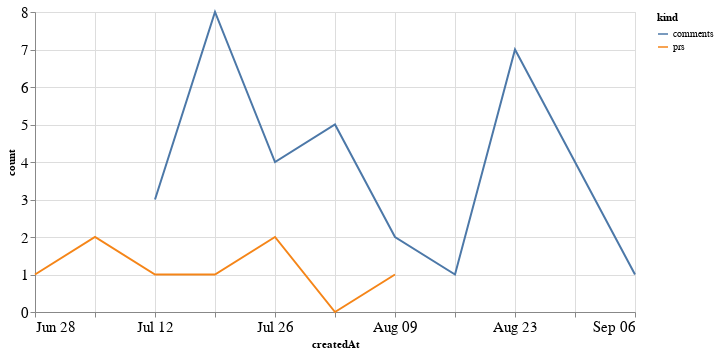

Notebook code for this chart:
### Code cell
alt.Chart(total_time, width=600).mark_line().encode(
    x='createdAt',
    y='count',
    color='kind'
)

### Figure 1 — Vega-Lite specification as saved in the notebook (floating-point values rounded to 4 significant figures)
{"config": {"axisLeft": {"labelFontSize": 15}, "axisBottom": {"labelFontSize": 15}}, "data": {"name": "data-0738b9713b8f80394a011e915e15ba82"}, "mark": "line", "encoding": {"color": {"type": "nominal", "field": "kind"}, "x": {"type": "temporal", "field": "createdAt"}, "y": {"type": "quantitative", "field": "count"}}, "width": 600, "$schema": "https://vega.github.io/schema/vega-lite/v4.8.1.json", "datasets": {"data-0738b9713b8f80394a011e915e15ba82": [{"createdAt": "2020-06-28T00:00:00", "kind": "prs", "count": 1.0}, {"createdAt": "2020-07-05T00:00:00", "kind": "prs", "count": 2.0}, {"createdAt": "2020-07-12T00:00:00", "kind": "prs", "count": 1.0}, {"createdAt": "2020-07-19T00:00:00", "kind": "prs", "count": 1.0}, {"createdAt": "2020-07-26T00:00:00", "kind": "prs", "count": 2.0}, {"createdAt": "2020-08-02T00:00:00", "kind": "prs", "count": 0.0}, {"createdAt": "2020-08-09T00:00:00", "kind": "prs", "count": 1.0}, {"createdAt": "2020-08-16T00:00:00", "kind": "prs", "count": null}, {"createdAt": "2020-08-23T00:00:00", "kind": "prs", "count": null}, {"createdAt": "2020-08-30T00:00:00", "kind": "prs", "count": null}, {"createdAt": "2020-09-06T00:00:00", "kind": "prs", "count": null}, {"createdAt": "2020-06-28T00:00:00", "kind": "comments", "count": null}, {"createdAt": "2020-07-05T00:00:00", "kind": "comments", "count": null}, {"createdAt": "2020-07-12T00:00:00", "kind": "comments", "count": 3.0}, {"createdAt": "2020-07-19T00:00:00", "kind": "comments", "count": 8.0}, {"createdAt": "2020-07-26T00:00:00", "kind": "comments", "count": 4.0}, {"createdAt": "2020-08-02T00:00:00", "kind": "comments", "count": 5.0}, {"createdAt": "2020-08-09T00:00:00", "kind": "comments", "count": 2.0}, {"createdAt": "2020-08-16T00:00:00", "kind": "comments", "count": 1.0}, {"createdAt": "2020-08-23T00:00:00", "kind": "comments", "count": 7.0}, {"createdAt": "2020-08-30T00:00:00", "kind": "comments", "count": 4.0}, {"createdAt": "2020-09-06T00:00:00", "kind": "comments", "count": 1.0}]}}
